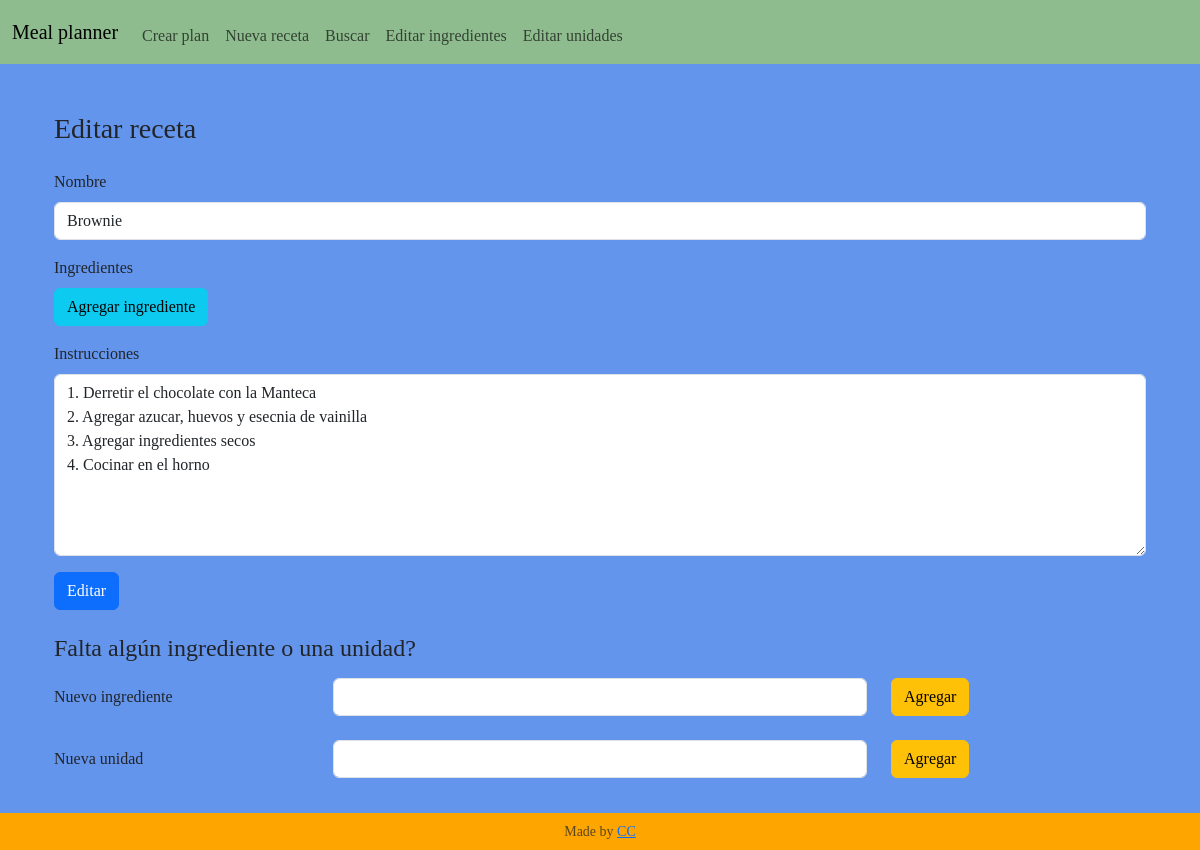
The page /edit_recipe?recipe_id=4 on the database as committed earlier.
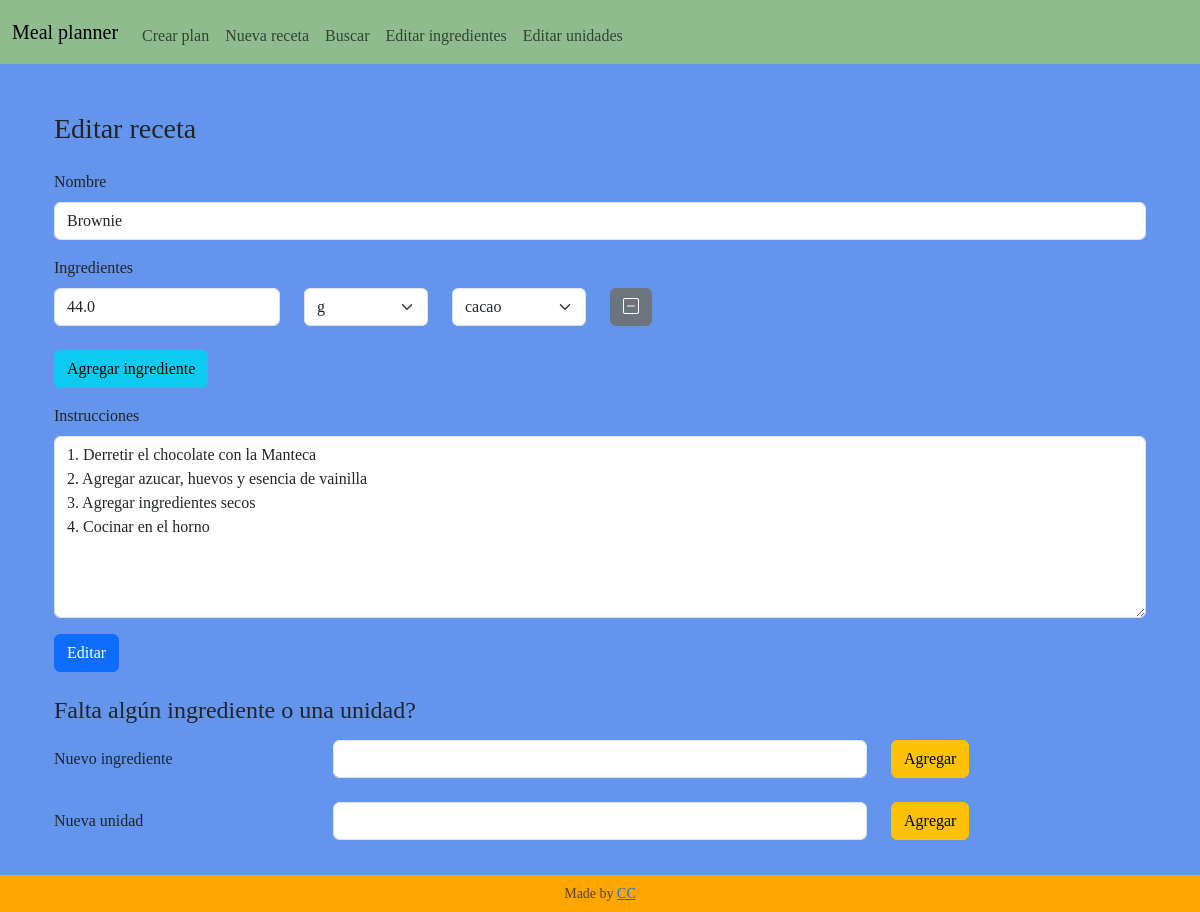
The same page on the database as committed later.
### tables this page shows
CREATE TABLE recipes (id INTEGER PRIMARY KEY AUTOINCREMENT NOT NULL, name TEXT NOT NULL, instructions TEXT NOT NULL);

CREATE TABLE ing_used (recipe_id INTEGER NOT NULL, ing_id INTEGER NOT NULL, quantity FLOAT NOT NULL, unit_id INTEGER NOT NULL, FOREIGN KEY (recipe_id) REFERENCES recipes(id), FOREIGN KEY (ing_id) REFERENCES ingredients(id), FOREIGN KEY (unit_id) REFERENCES units(id));

### app.py (the view)
@app.route("/edit_recipe", methods=["GET", "POST"])
def edit_recipe():
    if request.method == "POST":
        result = request.form
        recipe_id = request.form.get("recipe_id")
        recipe_name = request.form.get("recipe_name")
        if not recipe_name:
            return render_template('result.html', msg = "Please complete a recipe name")
        instructions = request.form.get("recipe_instructions")
        if not instructions:
            return render_template('result.html', msg = "Please complete instructions for the recipe")
        try:
            with sqlite3.connect('meal_planner.db') as con:
                cur = con.cursor()
                cur.execute("UPDATE recipes SET name = ?, instructions = ? WHERE id = ?", (recipe_name, instructions, recipe_id))
                cur.execute("DELETE FROM ing_used WHERE recipe_id = ?", (recipe_id,))
                query_values = {}
                for input_name, input_value in result.items():
                    if input_name != "recipe_name" and input_name != "recipe_instructions" and input_name != "recipe_id":
                        number = input_name.split("_")[1]
                        category = input_name.split("_")[0]
                        if number not in query_values:
                            query_values[number] = [recipe_id, None, None, None]
                        if category == "ingredient":
                            query_values[number][1] = input_value
                        if category == "quantity":
                            query_values[number][2] = input_value
                        if category == "unit":
                            query_values[number][3] = input_value
                for row in query_values.values():
                    cur.execute("INSERT INTO ing_used (recipe_id, ing_id, quantity, unit_id) VALUES (?,?,?,?)", tuple(row))
                con.commit()
                msg = "Record successfully edited in the database"
        except Exception as e:
            con.rollback()
            msg = "Error in the UPDATE: " + str(e)
        finally:
            con.close()
            return render_template('result.html', msg=msg)
    else:
        recipe_id = request.args.get("recipe_id")
        return display_edit_recipe(recipe_id)

### app.py (called while the page is built)
def db_connect():
    con = sqlite3.connect("meal_planner.db")
    con.row_factory = sqlite3.Row
    cur = con.cursor()
    return cur

def db_close(con):
    con.close()

@app.after_request
def after_request(response):
    response.headers["Cache-Control"] = "no-cache, no-store, must-revalidate"
    response.headers["Expires"] = 0
    response.headers["Pragma"] = "no-cache"
    return response

def display_edit_recipe(edited_recipe_id):
        cur = db_connect()
        cur.execute("SELECT * FROM recipes WHERE id = ?", (edited_recipe_id,))
        recipe = cur.fetchall()
        cur.execute("SELECT * FROM ingredients ORDER BY name ASC")
        all_ingredients = cur.fetchall()
        cur.execute("SELECT * FROM units ORDER BY name ASC")
        all_units = cur.fetchall()
        cur.execute("SELECT ing_used.quantity, ingredients.name AS ing_name, ingredients.id AS ing_id, units.name AS unit_name, units.id AS unit_id FROM ing_used JOIN ingredients ON ingredients.id = ing_used.ing_id JOIN units ON units.id = ing_used.unit_id WHERE ing_used.recipe_id = ?", (edited_recipe_id,))
        ing_used = cur.fetchall()
        db_close(cur)
        return render_template("edit_recipe.html", recipe=recipe, ing_used=ing_used, all_ingredients=all_ingredients, all_units=all_units)

### templates/edit_recipe.html (shortened to what this page needs)
{% extends "layout.html" %}
{% block main %}
<div class="container-fluid">
    <h3 class="pb-3">Editar receta</h3>
    <form action="/edit_recipe" method="post" class="mb-4">
        <div class="mb-3">
            <label for="recipe_name" class="form-label">Nombre</label>
            <input autofocus type="text" class="form-control" id="recipe_name" name="recipe_name"
                value="{{ recipe[0]['name'] }}">
        </div>
        <section id="ingredients">
            <p class="form-label">Ingredientes</p>
            {% for ing in ing_used %}
            <div class="row mb-3" id="ing_{{ loop.index }}">
                <div class="col-auto mb-2">
                    <input type="number" class="form-control" id="quantity_{{ loop.index }}" placeholder="Cantidad" name="quantity_{{ loop.index }}"
                        value="{{ ing["quantity"] }}">
                </div>
                <div class="col-auto mb-2">
                    <select class="form-select" id="unit_{{ loop.index }}" name="unit_{{ loop.index }}">
                        {% for unit in all_units %}
                            {% if unit['id'] == ing['unit_id'] %}
                                <option value="{{unit['id']}}" selected>{{unit["name"]}}</option>
                            {% else %}
                                <option value="{{unit['id']}}">{{unit["name"]}}</option>
                            {% endif %}
                        {% endfor %}
                    </select>
                </div>
                <div class="col-auto mb-2">
                    <select class="form-select" id="ingredient_{{ loop.index }}" name="ingredient_{{ loop.index }}">
                        {% for ingredient in all_ingredients %}
                            {% if ingredient['id'] == ing['ing_id'] %}
                                <option value="{{ingredient['id']}}" selected>{{ingredient["name"]}}</option>
                            {% else %}
                                <option value="{{ingredient['id']}}">{{ingredient["name"]}}</option>
                            {% endif %}
                        {% endfor %}
                    </select>
                </div>
                <div class="col-auto mb-2">
                    <button type="button" class="btn btn-secondary minus-button" id="remove_ing_input_{{ loop.index }}">
                        <i class="bi bi-dash-square" id="remove_icon_{{ loop.index }}"></i>
                    </button>
                </div>
            </div>
            {% endfor %}
        </section>
        <button type="button" class="btn btn-info mb-3" id="add_ing_input">Agregar ingrediente</button>
        <div class="mb-3">
            <label for="recipe_instructions" class="form-label">Instrucciones</label>
            <textarea rows="7" class="form-control" id="recipe_instructions"
                name="recipe_instructions">{{ recipe[0]['instructions']}}</textarea>
        </div>
        <button type="submit" class="btn btn-primary">Editar</button>
    </form>
    <h4 class="mb-3">Falta algún ingrediente o una unidad?</h4>
    <form action="/create_ingredient" method="post">
        <div class="row mb-3">
            <div class="col-sm-3 mb-2">
                <label for="new_ing" class="col-form-label">Nuevo ingrediente</label>
            </div>
            <div class="col-sm-6  mb-2">
                <input type="text" class="form-control" id="new_ing" name="new_ing">
            </div>
            <div class="col-auto mb-2">
                <button class="btn btn-warning">Agregar</button>
            </div>
        </div>
    </form>
    <form action="/create_unit" method="post">
        <div class="row mb-3 align-items-start">
            <div class="col-sm-3 mb-2">
                <label for="new_unit" class="col-form-label">Nueva unidad</label>
            </div>
            <div class="col-sm-6 mb-2">
                <input type="text" class="form-control" id="new_unit" name="new_unit">
            </div>
            <div class="col-auto mb-2">
                <button class="btn btn-warning">Agregar</button>
            </div>
        </div>
    </form>
</div>
{% endblock %}

### templates/layout.html (shortened to what this page needs)
<!DOCTYPE html>
<html lang="es">
    <head>
        <link href="https://cdn.jsdelivr.net/npm/bootstrap@5.3.3/dist/css/bootstrap.min.css" rel="stylesheet">
        <link rel="stylesheet" href="https://cdn.jsdelivr.net/npm/bootstrap-icons@1.11.3/font/bootstrap-icons.min.css">
        <link href="/static/styles.css" rel="stylesheet">
    </head>
    <body>
        <nav class="navbar navbar-expand-md">
            <div class="container-fluid">
                <a class="navbar-brand" href="/">Meal planner</a>
                <div class="collapse navbar-collapse" id="navbar">
                    <ul class="navbar-nav me-auto mt-2">
                        <li class="nav-item"><a class="nav-link" href="/create_plan">Crear plan</a></li>
                        <li class="nav-item"><a class="nav-link" href="/create_recipe">Nueva receta</a></li>
                        <li class="nav-item"><a class="nav-link" href="/search">Buscar</a></li>
                        <li class="nav-item"><a class="nav-link" href="/edit_ingredients">Editar ingredientes</a></li>
                        <li class="nav-item"><a class="nav-link" href="/edit_units">Editar unidades</a></li>
                    </ul>
                </div>
            </div>
        </nav>
        <main class="container py-5">
            {% block main %}{% endblock %}
        </main>
        <footer class="fixed-bottom">
            <p class="my-2 small text-center text-muted">
                Made by <a href="https://github.com/CarolinaCampi">CC</a>
            </p>
        </footer>
    </body>
</html>

### static/styles.css (style rules this page uses)
body { background-color: cornflowerblue; font-family: Georgia, 'Times New Roman', Times, serif; }
nav { background-color: darkseagreen; }
footer { background-color: orange; }

Rows that differ between the two databases and show on the page:
changed recipes "Brownie": recipe_instructions "1. Derretir el chocolate con la Manteca 2. Agregar azucar, huevos y esecnia de vainilla 3. Agregar ingredientes secos 4. Cocinar en el horno" → "1. Derretir el chocolate con la Manteca 2. Agregar azucar, huevos y esencia de vainilla 3. Agregar ingredientes secos 4. Cocinar en el horno"
added ing_used: quantity "44.0"
